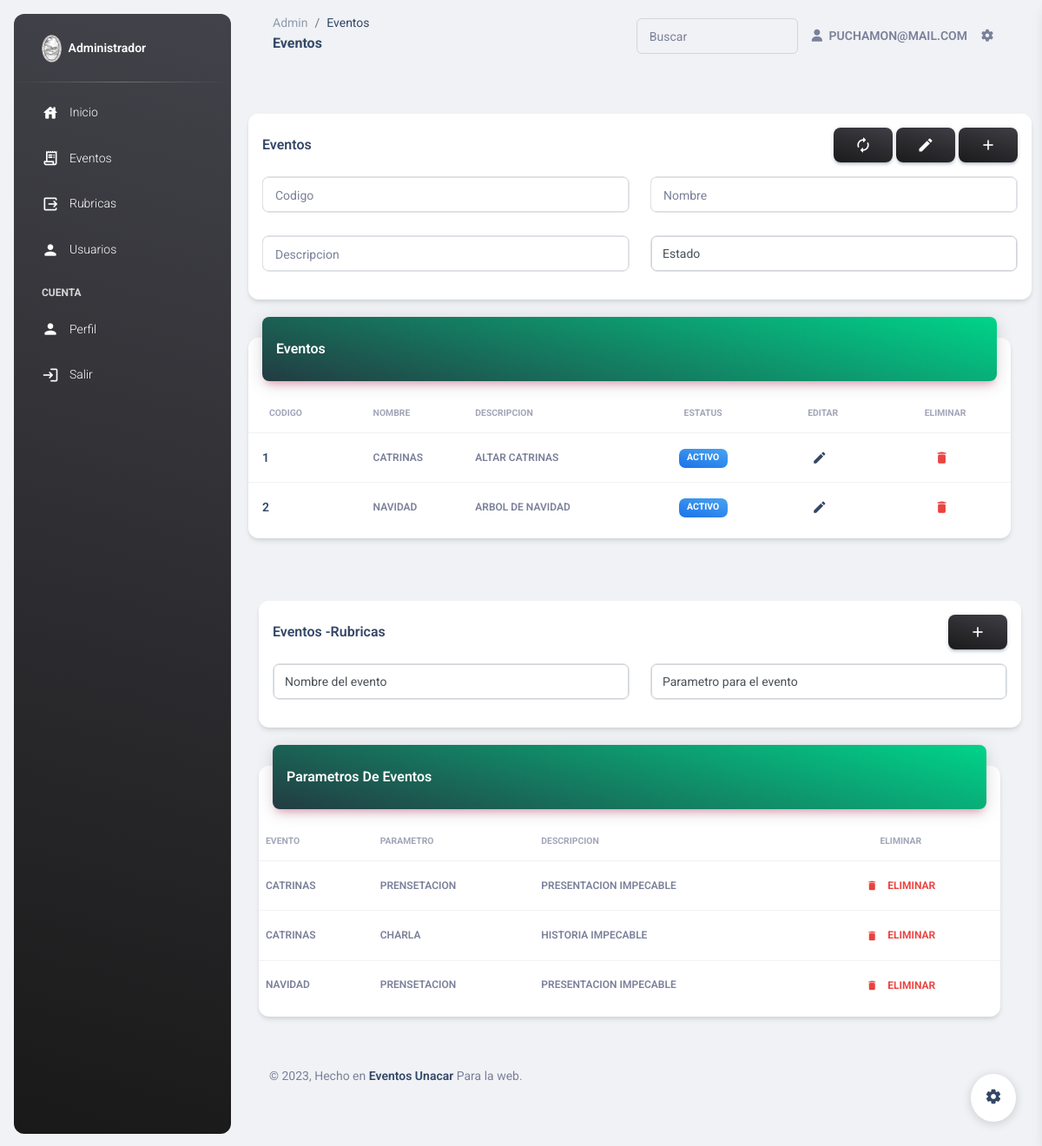
The app's page /admin/Evento.php (signed in) with its own data.
### tables this page shows
CREATE TABLE `usuario` (
  `matriculaUsuario` char(6) NOT NULL,
  `idRol` char(3) NOT NULL,
  `nombreUsuario` varchar(45) DEFAULT NULL,
  `apellidoUsuario` varchar(45) DEFAULT NULL,
  `facultadUsuario` varchar(45) DEFAULT NULL,
  `emailUsuario` varchar(45) DEFAULT NULL,
  `Pass` varchar(60) NOT NULL,
  `telefonoUsuario` char(10) DEFAULT NULL
);

CREATE TABLE `evento` (
  `idEvento` char(20) NOT NULL,
  `matriculaUsuario` char(6) NOT NULL,
  `nombreEvento` varchar(45) DEFAULT NULL,
  `descripcionEvento` varchar(100) DEFAULT NULL,
  `statusEvento` varchar(20) DEFAULT NULL
);

CREATE TABLE `eventoparametro` (
  `idEvento` int(10) DEFAULT NULL,
  `idParametro` varchar(50) DEFAULT NULL,
  `idEventoParametro` int(25) NOT NULL
);

CREATE TABLE `parametro` (
  `idParametro` char(3) NOT NULL,
  `nombreParametro` varchar(45) DEFAULT NULL,
  `caracteristicaParametro` varchar(100) DEFAULT NULL
);

### config/database.php (called while the page is built, shortened)
<?php
 $host = "localhost";
 $puerto = "3306";
 $usuario = "root";
 $contrasena = "";
 $baseDeDatos ="eventofci";
 function Conecta_DB_project()
 {
    global $host, $puerto, $usuario, $contrasena, $baseDeDatos;
    if (!($link = mysqli_connect($host.":".$puerto, $usuario, $contrasena)))
      {
          echo "Error conectando a la base de datos.<br>";
         exit();
      }
    else
    {
    }
 return $link;
 }
?>

### admin/Evento.php (the view, shortened to what this page needs)
<?php
  include("../config/database.php");
  $user_check=$_SESSION['login_user_sys'];
  $link = Conecta_DB_project();
  $consulta = "select emailUsuario from usuario where emailUsuario='$user_check'";
  $sql=mysqli_query($link,$consulta);
  $row = mysqli_fetch_assoc($sql);
  $login_session =$row['emailUsuario'];
  $queryAsignacion = "SELECT idEventoParametro, nombreParametro, caracteristicaParametro,nombreEvento FROM `parametro` join eventoparametro ON parametro.idParametro = eventoparametro.idParametro JOIN evento ON evento.idEvento = eventoparametro.idEvento;";
  $resultAsignacion = mysqli_query(Conecta_DB_project(), $queryAsignacion);
    $queryGeneral = "SELECT * from evento";
    $resultGeneral = mysqli_query(Conecta_DB_project(), $queryGeneral);
?>
<!DOCTYPE html>
<html lang="en">
<head>
  <link href="../assets/css/nucleo-icons.css" rel="stylesheet" />
  <link href="../assets/css/nucleo-svg.css" rel="stylesheet" />
  <link id="pagestyle" href="../assets/css/material-dashboard.css?v=3.0.4" rel="stylesheet" />
</head>
<body class="g-sidenav-show  bg-gray-200">
  <?php
    require 'Complements/Menu.php';
  ?>
  <main class="main-content position-relative max-height-vh-100 h-100 border-radius-lg ">
    <nav class="navbar navbar-main navbar-expand-lg px-0 mx-4 shadow-none border-radius-xl" id="navbarBlur" data-scroll="true">
      <div class="container-fluid py-1 px-3">
        <nav aria-label="breadcrumb">
          <ol class="breadcrumb bg-transparent mb-0 pb-0 pt-1 px-0 me-sm-6 me-5">
            <li class="breadcrumb-item text-sm"><a class="opacity-5 text-dark" href="javascript:;">Admin</a></li>
            <li class="breadcrumb-item text-sm text-dark active" aria-current="page">Eventos</li>
          </ol>
          <h6 class="font-weight-bolder mb-0">Eventos<h6>
        </nav>
        <div class="collapse navbar-collapse mt-sm-0 mt-2 me-md-0 me-sm-4" id="navbar">
          <div class="ms-md-auto pe-md-3 d-flex align-items-center">
            <div class="input-group input-group-outline">
              <label class="form-label">Buscar</label>
              <input type="text" id="buscar" class="form-control">
            </div>
          </div>
          <ul class="navbar-nav  justify-content-end">
            <li class="nav-item d-flex align-items-center">
              <a href="#Admin" class="nav-link text-body font-weight-bold px-0">
                <i class="fa fa-user me-sm-1"></i>
                <span class="d-sm-inline d-none"><?php echo $login_session; ?></span>
              </a>
            </li>
            <li class="nav-item px-3 d-flex align-items-center">
              <a href="javascript:;" class="nav-link text-body p-0">
                <i class="fa fa-cog fixed-plugin-button-nav cursor-pointer"></i>
              </a>
            </li>
          </ul>
        </div>
      </div>
    </nav>
    <div class="container-fluid py-4">
      <div class="row">
        <div class="col-lg-8">
          <div class="row">
            <div class="col-md-12 mb-lg-0 mb-4">
            <form method="post" name="form" action="../config/CrudEvento.php">
              <div class="card mt-4">
                <div class="card-header pb-0 p-3">
                  <div class="row">
                    <div class="col-6 d-flex align-items-center">
                      <h6 class="mb-0">Eventos</h6>
                    </div>
                    <div class="col-6 text-end">
                      <a href="../admin/Evento.php" class="btn bg-gradient-dark mb-0 material-icons opacity-10">autorenew</a>
                      <input type="submit" class="btn bg-gradient-dark mb-0 material-icons opacity-10" name="send" value="edit">
                      <input type="submit" class="btn bg-gradient-dark mb-0 material-icons opacity-10" name="update" value="add " >
                    </div>
                  </div>
                </div>
                <div class="card-body p-3">
                  <div class="row">
                    <div class="col-md-6 mb-md-0 mb-4">
                      <div class="input-group input-group-outline mb-3 card  border card-plain border-radius-lg d-flex align-items-center flex-row">
                      <label class="form-label">Codigo</label>
                      <input type="text" class="form-control card card-body border card-plain border-radius-lg d-flex align-items-center cursor-pointer flex-row"" name="Codigo" value="<?php echo $row['idEvento'] ?>" required>
                    </div>
                    </div>
                    <div class="col-md-6">
                    <div class="input-group input-group-outline mb-3 card  border card-plain border-radius-lg d-flex align-items-center flex-row">
                      <label class="form-label">Nombre</label>
                      <input type="text" class="form-control card card-body border card-plain border-radius-lg d-flex align-items-center cursor-pointer flex-row""  name="Nombre"  value="<?php echo $row['nombreEvento'] ?>" required>
                    </div>
                    </div>
                    <div class="col-md-6 mb-md-0 mb-6">
                    <div class="input-group input-group-outline mb-3 card  border card-plain border-radius-lg d-flex align-items-center flex-row">
                      <label class="form-label">Descripcion</label>
                      <input type="text" class="form-control card card-body border card-plain border-radius-lg d-flex align-items-center cursor-pointer flex-row"" name="Descripcion"  value="<?php echo $row['descripcionEvento'] ?>" required>
                    </div>
                    </div>
                    <div class="col-md-6">
                    <div class="input-group input-group-outline mb-3 card  border card-plain border-radius-lg d-flex align-items-center flex-row">
                      <select name="status" class="form-control">
                      <option value ="<?php echo $row['statusEvento'] ?>" select >Estado</option>
                    </select>
                    </div>
                  </div>
                </div>
              </form>
              </div>
            </div>
          </div>
        </div>
      </div>
      <br>
      <div class="row">
        <div class="col-12">
          <div class="card my-4">
            <div class="card-header p-0 position-relative mt-n4 mx-3 z-index-2">
              <div class="bg-gradient-primary shadow-primary border-radius-lg pt-4 pb-3">
                <h6 class="text-white text-capitalize ps-3">Eventos </h6>
              </div>
            </div>
            <div class="card-body px-0 pb-2">
              <div class="table-responsive p-0">
                <table id="tabla" class="table align-items-center mb-0">
                  <thead>
                    <tr>
                      <th class="text-uppercase text-secondary text-xxs font-weight-bolder opacity-7">Codigo</th>
                      <th class="text-uppercase text-secondary text-xxs font-weight-bolder opacity-7 ps-2">Nombre</th>
                      <th class="text-uppercase text-secondary text-xxs font-weight-bolder opacity-7 ps-2">Descripcion</th>
                      <th class="text-center text-uppercase text-secondary text-xxs font-weight-bolder opacity-7">Estatus</th>
                      <th class="text-center text-uppercase text-secondary text-xxs font-weight-bolder opacity-7">Editar</th>
                      <th class="text-center text-uppercase text-secondary text-xxs font-weight-bolder opacity-7">Eliminar</th>
                    </tr>
                  </thead>
                  <tbody>
                  <?php
                      foreach ($resultGeneral as $rowGeneral) {
                  ?>
                    <tr>
                      <td>
                        <div class="d-flex px-2 py-1">
                          <div class="d-flex flex-column justify-content-center">
                            <h6 class="mb-0 text-sm"><?php echo $rowGeneral['idEvento']; ?></h6>
                          </div>
                        </div>
                      </td>
                      <td>
                        <p class="text-xs font-weight-bold mb-0"><?php echo $rowGeneral['nombreEvento']; ?></p>
                      </td>
                      <td>
                        <p class="text-xs font-weight-bold mb-0"><?php echo $rowGeneral['descripcionEvento']; ?></p>
                      </td>
                      <td class="align-middle text-center text-sm" id="fila">
                        <span class="badge badge-sm bg-gradient-info"  id="cambio" ><?php echo $rowGeneral['statusEvento']; ?></span>
                      </td>
                      <td class="align-middle text-center">
                        <a class="btn btn-link text-dark px-3 mb-0" href="Evento.php?idEvento=<?php echo $rowGeneral['idEvento']?>"><i class="material-icons me-2">edit</i></a>
                      </td>
                      <td class="align-middle text-center">
                      <a class="btn btn-link text-danger text-gradient px-3 mb-0" name=""  href="../config/CrudEvento.php?idEvento=<?php echo $rowGeneral['idEvento']?>"><i class="material-icons me-2">delete</i></a>
                      </td>
                    </tr>
                  <?php
                    }
                  ?>
                  </tbody>
                </table>
              </div>
            </div>
          </div>
        </div>
      </div>
    <div class="container-fluid py-4">
      <div class="row">
        <div class="col-lg-8">
          <div class="row">
            <div class="col-md-12 mb-lg-0 mb-4">
            <form method="post" name="form" action="../config/crudEventoParametro.php">
              <div class="card mt-4">
                <div class="card-header pb-0 p-3">
                  <div class="row">
                    <div class="col-6 d-flex align-items-center">
                      <h6 class="mb-0">Eventos -Rubricas </h6>
                    </div>
                    <div class="col-6 text-end">
                      <input type="submit" class="btn bg-gradient-dark mb-0 material-icons opacity-10" name="eventoP" value="add" >
                    </div>
                  </div>
                </div>
                <div class="card-body p-3">
                  <div class="row">
                    <div  class="col-md-6 mb-md-0 mb-4">
                      <div id="buscador" class="input-group input-group-outline mb-3 card  border card-plain border-radius-lg d-flex align-items-center flex-row">
                      <select name="eventoId" class="form-control" id="buscars" required>
                      <option value="">Nombre del evento</option>
                      </select>
                      </div>
                    </div>
                    <div class="col-md-6">
                      <div class="input-group input-group-outline mb-3 card  border card-plain border-radius-lg d-flex align-items-center flex-row">
                      <select name="parametroId" class="form-control" requiered >
                      <option value="">Parametro para el evento</option>
                      </select>
                      </div>
                  </div>
                </div>
              </form>
              </div>
            </div>
          </div>
        </div>
      </div>
      <br>
      <div class="row">
        <div class="col-12">
          <div class="card my-4">
            <div class="card-header p-0 position-relative mt-n4 mx-3 z-index-2">
              <div class="bg-gradient-primary shadow-primary border-radius-lg pt-4 pb-3">
                <h6 class="text-white text-capitalize ps-3"> Parametros de eventos </h6>
              </div>
            </div>
            <div class="card-body px-0 pb-2">
              <div class="table-responsive p-0">
                <table id="tablase" class="table align-items-center mb-0">
                  <thead>
                    <tr>
                    <th class="text-uppercase text-secondary text-xxs font-weight-bolder opacity-7 ps-2">Evento</th>
                      <th class="text-uppercase text-secondary text-xxs font-weight-bolder opacity-7 ps-2">Parametro</th>
                      <th class="text-uppercase text-secondary text-xxs font-weight-bolder opacity-7 ps-2">Descripcion</th>
                      <th class="text-center text-uppercase text-secondary text-xxs font-weight-bolder opacity-7">Eliminar</th>
                    </tr>
                  </thead>
                  <tbody>
                  <?php
                        foreach ($resultAsignacion as $rowAsignacion) {
                  ?>
                    <tr>
                      <td>
                        <p class="text-xs font-weight-bold mb-0"><?php echo $rowAsignacion['nombreEvento']; ?></p>
                      </td>
                      <td>
                        <p class="text-xs font-weight-bold mb-0"><?php echo $rowAsignacion['nombreParametro']; ?></p>
                      </td>
                      <td>
                        <p class="text-xs font-weight-bold mb-0"><?php echo $rowAsignacion['caracteristicaParametro']; ?></p>
                      </td>
                      <td class="align-middle text-center">
                      <a class="btn btn-link text-danger text-gradient px-3 mb-0" name=""  id="deleteEP" href="../config/crudEventoParametro.php?idEventoParametro=<?php echo $rowAsignacion['idEventoParametro']; ?>">
                      <i class="material-icons text-sm me-2">delete</i>
                      Eliminar
                      </a>
                      </td>
                    </tr>
                  <?php
                    }
                  ?>
                  </tbody>
                </table>
              </div>
            </div>
          </div>
        </div>
      </div>
      <footer class="footer py-4  ">
        <div class="container-fluid">
          <div class="row align-items-center justify-content-lg-between">
            <div class="col-lg-6 mb-lg-0 mb-4">
              <div class="copyright text-center text-sm text-muted text-lg-start">
                © ,
                Hecho en
                <a href="https://www.unacar.mx/" class="font-weight-bold" target="_blank">Eventos Unacar</a>
                Para la web.
              </div>
            </div>
          </div>
        </div>
      </footer>
  </main>
  <?php
    require "Complements/Config.php";
  ?>
</body>
</html>

### records on screen
usuario: emailUsuario "PUCHAMON@MAIL.COM"
evento: idEvento "1", nombreEvento "CATRINAS", descripcionEvento "ALTAR CATRINAS", statusEvento "ACTIVO"
evento: idEvento "2", nombreEvento "NAVIDAD", descripcionEvento "ARBOL DE NAVIDAD", statusEvento "ACTIVO"
eventoparametro: idEvento.nombreEvento "CATRINAS", idParametro.nombreParametro "PRENSETACION", idParametro.caracteristicaParametro "PRESENTACION IMPECABLE"
eventoparametro: idEvento.nombreEvento "CATRINAS", idParametro.nombreParametro "CHARLA", idParametro.caracteristicaParametro "HISTORIA IMPECABLE"
eventoparametro: idEvento.nombreEvento "NAVIDAD", idParametro.nombreParametro "PRENSETACION", idParametro.caracteristicaParametro "PRESENTACION IMPECABLE"
